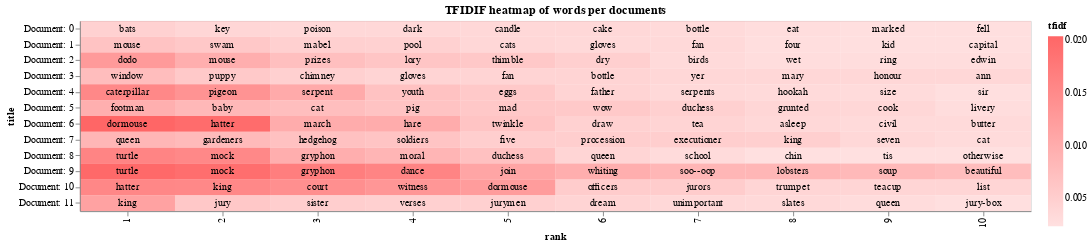

The notebook cell this image was saved under:
### Code cell
# TFIDF heatmap
# https://altair-viz.github.io/gallery/layered_heatmap_text.html

# important words to color with mark_color
mark_words = ['alice', 'book']
mark_color='#77ff33'

base_heatmap = alt.Chart(
        pd_tfidf_data,
        height=200,
        title="TFIDIF heatmap of words per documents"
    ).encode(x = alt.X('rank:N'),
             y = alt.Y('title:O',sort='-x'),
             tooltip=['tfidf', 'word']
).transform_window(
    rank = "rank()",
    sort = [
        alt.SortField("tfidf", order="descending"),
        alt.SortField("word", order="descending"),
        ],
    groupby = ["id"],
)

heatmap = base_heatmap.mark_rect(opacity=0.6).encode(
   alt.Color('tfidf:Q',
            scale=alt.Scale(
            range=['#ffcccc', '#ff0000'], 
            interpolate='rgb',
            scheme='viridis'
            ),
   )
)

heatmap_text = base_heatmap.mark_text(baseline='middle').encode(
    alt.Text('label:N'),
    color = alt.condition(
        alt.FieldOneOfPredicate(field='word', oneOf = mark_words),
        alt.value(mark_color),
        alt.value('#000')
    ),
).transform_calculate(
    label=alt.datum.word
)

(heatmap + heatmap_text).properties(width=1000)

### Figure 1 — Vega-Lite specification as saved in the notebook (floating-point values rounded to 4 significant figures)
{"config": {"view": {"continuousWidth": 400, "continuousHeight": 300}}, "layer": [{"mark": {"type": "rect", "opacity": 0.6}, "encoding": {"color": {"field": "tfidf", "scale": {"interpolate": "rgb", "range": ["#ffcccc", "#ff0000"], "scheme": "viridis"}, "type": "quantitative"}, "tooltip": [{"field": "tfidf", "type": "quantitative"}, {"field": "word", "type": "nominal"}], "x": {"field": "rank", "type": "nominal"}, "y": {"field": "title", "sort": "-x", "type": "ordinal"}}, "height": 200, "title": "TFIDIF heatmap of words per documents", "transform": [{"window": [{"op": "rank", "field": "", "as": "rank"}], "groupby": ["id"], "sort": [{"field": "tfidf", "order": "descending"}, {"field": "word", "order": "descending"}]}]}, {"mark": {"type": "text", "baseline": "middle"}, "encoding": {"color": {"condition": {"value": "#77ff33", "test": {"field": "word", "oneOf": ["alice", "book"]}}, "value": "#000"}, "text": {"field": "label", "type": "nominal"}, "tooltip": [{"field": "tfidf", "type": "quantitative"}, {"field": "word", "type": "nominal"}], "x": {"field": "rank", "type": "nominal"}, "y": {"field": "title", "sort": "-x", "type": "ordinal"}}, "height": 200, "title": "TFIDIF heatmap of words per documents", "transform": [{"window": [{"op": "rank", "field": "", "as": "rank"}], "groupby": ["id"], "sort": [{"field": "tfidf", "order": "descending"}, {"field": "word", "order": "descending"}]}, {"calculate": "datum.word", "as": "label"}]}], "data": {"name": "data-57ecc6fa21f0d98abd00551ef02114e8"}, "width": 1000, "$schema": "https://vega.github.io/schema/vega-lite/v4.17.0.json", "datasets": {"data-57ecc6fa21f0d98abd00551ef02114e8": [{"id": "0", "title": "Document: 0", "word": "bats", "tfidf": 0.004643}, {"id": "0", "title": "Document: 0", "word": "key", "tfidf": 0.003885}, {"id": "0", "title": "Document: 0", "word": "dark", "tfidf": 0.003482}, {"id": "0", "title": "Document: 0", "word": "poison", "tfidf": 0.003482}, {"id": "0", "title": "Document: 0", "word": "candle", "tfidf": 0.003482}, {"id": "0", "title": "Document: 0", "word": "cake", "tfidf": 0.003482}, {"id": "0", "title": "Document: 0", "word": "bottle", "tfidf": 0.003348}, {"id": "0", "title": "Document: 0", "word": "eat", "tfidf": 0.002862}, {"id": "0", "title": "Document: 0", "word": "fell", "tfidf": 0.00259}, {"id": "0", "title": "Document: 0", "word": "marked", "tfidf": 0.00259}, {"id": "1", "title": "Document: 1", "word": "mouse", "tfidf": 0.006689}, {"id": "1", "title": "Document: 1", "word": "swam", "tfidf": 0.005933}, {"id": "1", "title": "Document: 1", "word": "mabel", "tfidf": 0.004747}, {"id": "1", "title": "Document: 1", "word": "pool", "tfidf": 0.004634}, {"id": "1", "title": "Document: 1", "word": "cats", "tfidf": 0.003673}, {"id": "1", "title": "Document: 1", "word": "gloves", "tfidf": 0.003423}, {"id": "1", "title": "Document: 1", "word": "fan", "tfidf": 0.003423}, {"id": "1", "title": "Document: 1", "word": "four", "tfidf": 0.002648}, {"id": "1", "title": "Document: 1", "word": "kid", "tfidf": 0.002567}, {"id": "1", "title": "Document: 1", "word": "capital", "tfidf": 0.002567}, {"id": "2", "title": "Document: 2", "word": "dodo", "tfidf": 0.01269}, {"id": "2", "title": "Document: 2", "word": "mouse", "tfidf": 0.009814}, {"id": "2", "title": "Document: 2", "word": "prizes", "tfidf": 0.00733}, {"id": "2", "title": "Document: 2", "word": "lory", "tfidf": 0.006343}, {"id": "2", "title": "Document: 2", "word": "thimble", "tfidf": 0.005864}, {"id": "2", "title": "Document: 2", "word": "dry", "tfidf": 0.004907}, {"id": "2", "title": "Document: 2", "word": "birds", "tfidf": 0.003241}, {"id": "2", "title": "Document: 2", "word": "wet", "tfidf": 0.002932}, {"id": "2", "title": "Document: 2", "word": "ring", "tfidf": 0.002932}, {"id": "2", "title": "Document: 2", "word": "edwin", "tfidf": 0.002932}, {"id": "3", "title": "Document: 3", "word": "window", "tfidf": 0.007619}, {"id": "3", "title": "Document: 3", "word": "puppy", "tfidf": 0.005715}, {"id": "3", "title": "Document: 3", "word": "chimney", "tfidf": 0.004762}, {"id": "3", "title": "Document: 3", "word": "fan", "tfidf": 0.004121}, {"id": "3", "title": "Document: 3", "word": "gloves", "tfidf": 0.004121}, {"id": "3", "title": "Document: 3", "word": "bottle", "tfidf": 0.004121}, {"id": "3", "title": "Document: 3", "word": "mary", "tfidf": 0.00381}, {"id": "3", "title": "Document: 3", "word": "ann", "tfidf": 0.00381}, {"id": "3", "title": "Document: 3", "word": "yer", "tfidf": 0.00381}, {"id": "3", "title": "Document: 3", "word": "honour", "tfidf": 0.00381}, {"id": "4", "title": "Document: 4", "word": "caterpillar", "tfidf": 0.0154}, {"id": "4", "title": "Document: 4", "word": "pigeon", "tfidf": 0.0138}, {"id": "4", "title": "Document: 4", "word": "serpent", "tfidf": 0.01035}, {"id": "4", "title": "Document: 4", "word": "youth", "tfidf": 0.006899}, {"id": "4", "title": "Document: 4", "word": "eggs", "tfidf": 0.005749}, {"id": "4", "title": "Document: 4", "word": "father", "tfidf": 0.004146}, {"id": "4", "title": "Document: 4", "word": "serpents", "tfidf": 0.00345}, {"id": "4", "title": "Document: 4", "word": "hookah", "tfidf": 0.003317}, {"id": "4", "title": "Document: 4", "word": "size", "tfidf": 0.00305}, {"id": "4", "title": "Document: 4", "word": "sir", "tfidf": 0.002566}, {"id": "5", "title": "Document: 5", "word": "footman", "tfidf": 0.009591}, {"id": "5", "title": "Document: 5", "word": "baby", "tfidf": 0.008298}, {"id": "5", "title": "Document: 5", "word": "cat", "tfidf": 0.007434}, {"id": "5", "title": "Document: 5", "word": "pig", "tfidf": 0.006713}, {"id": "5", "title": "Document: 5", "word": "mad", "tfidf": 0.005885}, {"id": "5", "title": "Document: 5", "word": "wow", "tfidf": 0.005754}, {"id": "5", "title": "Document: 5", "word": "duchess", "tfidf": 0.00473}, {"id": "5", "title": "Document: 5", "word": "grunted", "tfidf": 0.003836}, {"id": "5", "title": "Document: 5", "word": "cook", "tfidf": 0.003745}, {"id": "5", "title": "Document: 5", "word": "livery", "tfidf": 0.002877}, {"id": "6", "title": "Document: 6", "word": "dormouse", "tfidf": 0.02041}, {"id": "6", "title": "Document: 6", "word": "hatter", "tfidf": 0.01943}, {"id": "6", "title": "Document: 6", "word": "march", "tfidf": 0.01011}, {"id": "6", "title": "Document: 6", "word": "hare", "tfidf": 0.01011}, {"id": "6", "title": "Document: 6", "word": "twinkle", "tfidf": 0.006531}, {"id": "6", "title": "Document: 6", "word": "draw", "tfidf": 0.004709}, {"id": "6", "title": "Document: 6", "word": "tea", "tfidf": 0.004251}, {"id": "6", "title": "Document: 6", "word": "asleep", "tfidf": 0.003643}, {"id": "6", "title": "Document: 6", "word": "civil", "tfidf": 0.003265}, {"id": "6", "title": "Document: 6", "word": "butter", "tfidf": 0.003265}, {"id": "7", "title": "Document: 7", "word": "queen", "tfidf": 0.008657}, {"id": "7", "title": "Document: 7", "word": "gardeners", "tfidf": 0.008009}, {"id": "7", "title": "Document: 7", "word": "hedgehog", "tfidf": 0.007008}, {"id": "7", "title": "Document: 7", "word": "soldiers", "tfidf": 0.006497}, {"id": "7", "title": "Document: 7", "word": "five", "tfidf": 0.005053}, {"id": "7", "title": "Document: 7", "word": "procession", "tfidf": 0.005006}, {"id": "7", "title": "Document: 7", "word": "executioner", "tfidf": 0.005006}, {"id": "7", "title": "Document: 7", "word": "king", "tfidf": 0.004869}, {"id": "7", "title": "Document: 7", "word": "seven", "tfidf": 0.00361}, {"id": "7", "title": "Document: 7", "word": "cat", "tfidf": 0.003175}, {"id": "8", "title": "Document: 8", "word": "turtle", "tfidf": 0.0159}, {"id": "8", "title": "Document: 8", "word": "mock", "tfidf": 0.01529}, {"id": "8", "title": "Document: 8", "word": "gryphon", "tfidf": 0.009692}, {"id": "8", "title": "Document: 8", "word": "moral", "tfidf": 0.008769}, {"id": "8", "title": "Document: 8", "word": "duchess", "tfidf": 0.006951}, {"id": "8", "title": "Document: 8", "word": "queen", "tfidf": 0.003975}, {"id": "8", "title": "Document: 8", "word": "school", "tfidf": 0.003161}, {"id": "8", "title": "Document: 8", "word": "chin", "tfidf": 0.002446}, {"id": "8", "title": "Document: 8", "word": "tis", "tfidf": 0.002371}, {"id": "8", "title": "Document: 8", "word": "otherwise", "tfidf": 0.002371}, {"id": "9", "title": "Document: 9", "word": "turtle", "tfidf": 0.01984}, {"id": "9", "title": "Document: 9", "word": "mock", "tfidf": 0.01916}, {"id": "9", "title": "Document: 9", "word": "gryphon", "tfidf": 0.01681}, {"id": "9", "title": "Document: 9", "word": "dance", "tfidf": 0.01594}, {"id": "9", "title": "Document: 9", "word": "join", "tfidf": 0.01104}, {"id": "9", "title": "Document: 9", "word": "whiting", "tfidf": 0.009812}, {"id": "9", "title": "Document: 9", "word": "lobsters", "tfidf": 0.008586}, {"id": "9", "title": "Document: 9", "word": "soo--oop", "tfidf": 0.008586}, {"id": "9", "title": "Document: 9", "word": "soup", "tfidf": 0.008211}, {"id": "9", "title": "Document: 9", "word": "beautiful", "tfidf": 0.007527}, {"id": "10", "title": "Document: 10", "word": "hatter", "tfidf": 0.01554}, {"id": "10", "title": "Document: 10", "word": "king", "tfidf": 0.01525}, {"id": "10", "title": "Document: 10", "word": "court", "tfidf": 0.01435}, {"id": "10", "title": "Document: 10", "word": "witness", "tfidf": 0.01327}, {"id": "10", "title": "Document: 10", "word": "dormouse", "tfidf": 0.01244}, {"id": "10", "title": "Document: 10", "word": "jurors", "tfidf": 0.005307}, {"id": "10", "title": "Document: 10", "word": "officers", "tfidf": 0.005307}, {"id": "10", "title": "Document: 10", "word": "trumpet", "tfidf": 0.00398}, {"id": "10", "title": "Document: 10", "word": "teacup", "tfidf": 0.00398}, {"id": "10", "title": "Document: 10", "word": "list", "tfidf": 0.00398}, {"id": "11", "title": "Document: 11", "word": "king", "tfidf": 0.0115}, {"id": "11", "title": "Document: 11", "word": "jury", "tfidf": 0.005936}, {"id": "11", "title": "Document: 11", "word": "sister", "tfidf": 0.005114}, {"id": "11", "title": "Document: 11", "word": "jurymen", "tfidf": 0.004729}, {"id": "11", "title": "Document: 11", "word": "verses", "tfidf": 0.004729}, {"id": "11", "title": "Document: 11", "word": "dream", "tfidf": 0.004262}, {"id": "11", "title": "Document: 11", "word": "unimportant", "tfidf": 0.003546}, {"id": "11", "title": "Document: 11", "word": "slates", "tfidf": 0.00341}, {"id": "11", "title": "Document: 11", "word": "queen", "tfidf": 0.002968}, {"id": "11", "title": "Document: 11", "word": "jury-box", "tfidf": 0.002557}]}}
